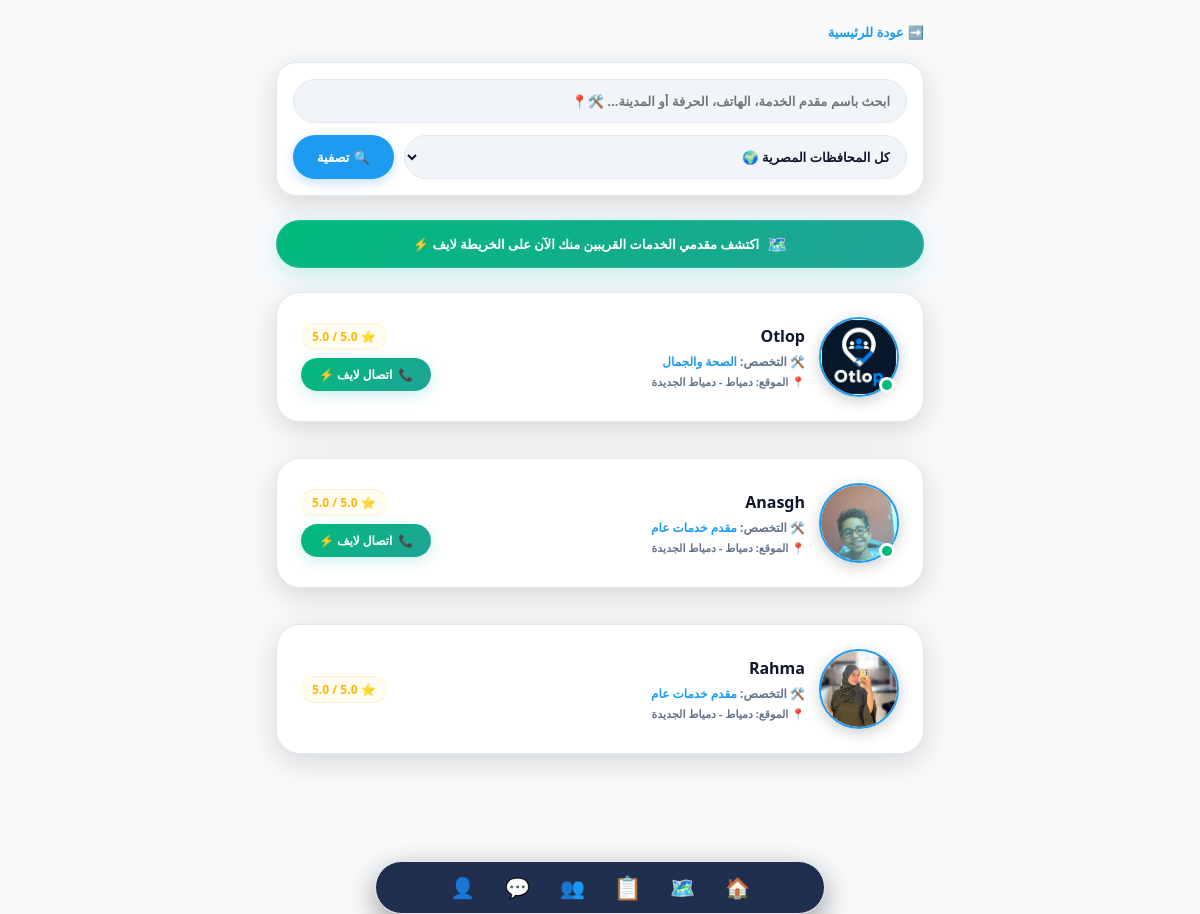
The page /providers/ on the database as committed earlier.
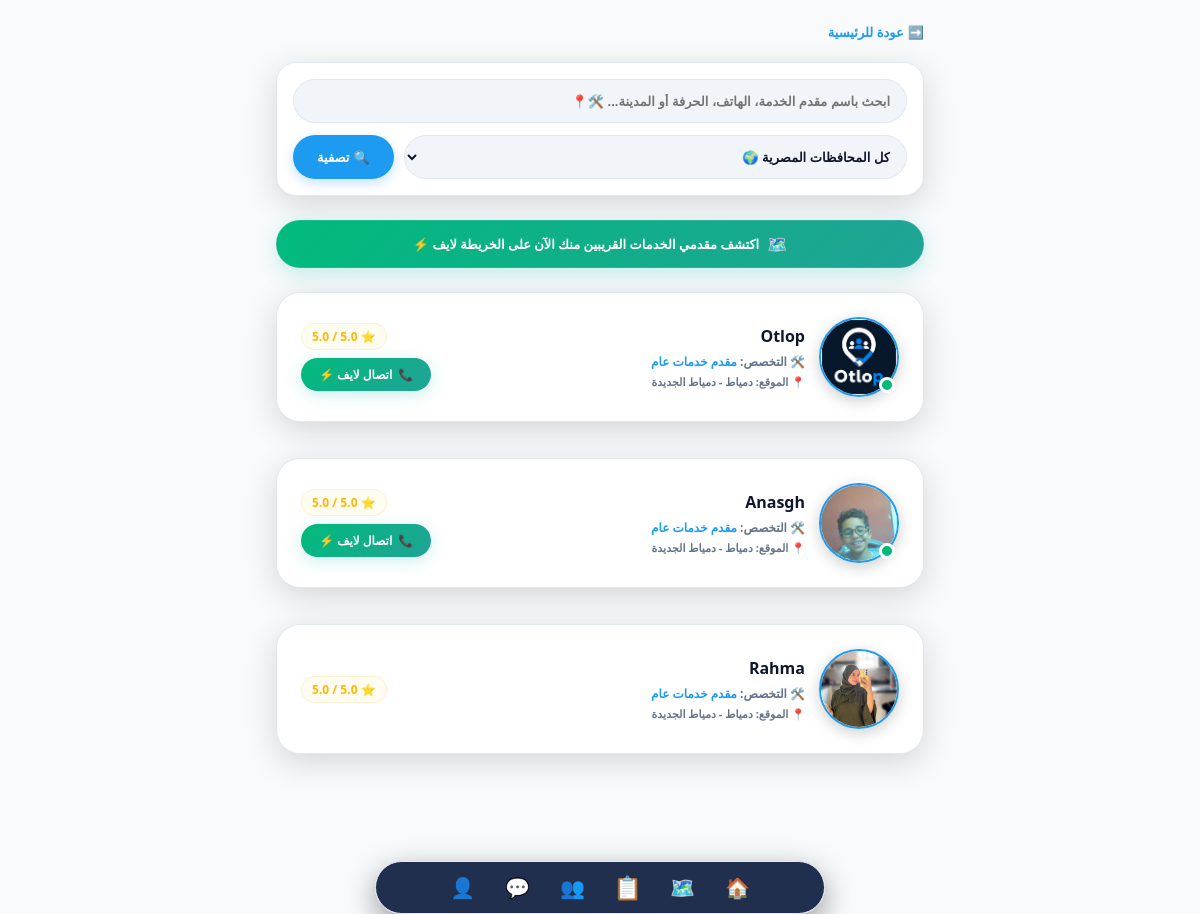
The same page on the database as committed later.
### accounts/models.py (models this page shows, shortened)
class User(AbstractUser):
    USER_TYPE_CHOICES = (
        ('client', 'طالب خدمة'),
        ('provider', 'مقدم خدمة'),
    )
    VERIFICATION_STATUS_CHOICES = (
        ('not_submitted', 'لم يتم تقديم الطلب'),
        ('pending', 'قيد المراجعة والتدقيق'),
        ('verified', 'حساب موثق ومؤكد'),
        ('rejected', 'تم رفض الطلب'),
    )
    phone_number = models.CharField(max_length=15, unique=True, null=True, blank=True, verbose_name="رقم الهاتف")
    user_type = models.CharField(max_length=10, choices=USER_TYPE_CHOICES, default='client', verbose_name="نوع الحساب")
    governorate = models.ForeignKey(Governorate, on_delete=models.SET_NULL, null=True, blank=True, verbose_name="المحافظة")
    city = models.ForeignKey(City, on_delete=models.SET_NULL, null=True, blank=True, verbose_name="المدينة / المركز")
    address_details = models.CharField(max_length=255, blank=True, null=True, verbose_name="تفاصيل العنوان (الشارع / الحي)")
    national_id = models.CharField(max_length=14, blank=True, null=True, verbose_name="الرقم القومي (14 رقم)")
    id_front_image = models.ImageField(upload_to='national_ids/front/', blank=True, null=True, verbose_name="صورة وجه البطاقة")
    id_back_image = models.ImageField(upload_to='national_ids/back/', blank=True, null=True, verbose_name="صورة ظهر البطاقة")
    verification_status = models.CharField(max_length=20, choices=VERIFICATION_STATUS_CHOICES, default='not_submitted', verbose_name="حالة التوثيق")
    category = models.ForeignKey(Category, on_delete=models.SET_NULL, null=True, blank=True, verbose_name="المهنة / التخصص")
    profile_picture = models.ImageField(upload_to='profile_pics/', blank=True, null=True, default='profile_pics/default_user.png', verbose_name="صورة الحساب")
    is_active_now = models.BooleanField(default=False, verbose_name="متاح الآن للعمل")
    latitude = models.FloatField(null=True, blank=True, verbose_name="خط العرض GPS")
    longitude = models.FloatField(null=True, blank=True, verbose_name="خط الطول GPS")
    last_location_update = models.DateTimeField(null=True, blank=True, verbose_name="آخر تحديث للموقع")
    category = models.ForeignKey(
        'Category',
        on_delete=models.SET_NULL,
        null=True,
        blank=True,
        related_name='providers',
        verbose_name="التخصص المهني الرئيسي (للفنيين فقط)"
    )
    interests = models.ManyToManyField(
        'Category',
        blank=True,
        related_name='interested_users',
        verbose_name="الاهتمامات والاحتياجات (لطالبي الخدمة فقط)"
    )
    @property
    def get_average_rating(self):
        ratings = self.received_ratings.all()
        if ratings.exists():
            total_stars = sum(r.stars for r in ratings)
            avg = total_stars / ratings.count()
            return round(avg, 1) # تقريب للرقم مثل 4.5
        return 0.0

class Category(models.Model):
    name_ar = models.CharField(max_length=100, verbose_name="اسم القسم/التخصص بالعربية")
    name_en = models.CharField(max_length=100, verbose_name="اسم القسم/التخصص بالإنجليزية", blank=True, null=True)
    parent = models.ForeignKey(
        'self',
        on_delete=models.CASCADE,
        null=True,
        blank=True,
        related_name='children',
        verbose_name="القسم الأب (اتركه فارغاً ليكون قسماً رئيسياً)"
    )
    icon_emoji = models.CharField(
        max_length=10,
        choices=CATEGORY_EMOJI_CHOICES, # ربط القائمة المنسدلة الذكية
        default="🛠️",
        verbose_name="أيقونة التخصص (إيموجي)"
    )
    created_at = models.DateTimeField(auto_now_add=True)
    class Meta:
        verbose_name = "الالقسم والتخصص"
        verbose_name_plural = "الأقسام والتخصصات"

class Governorate(models.Model):
    name_ar = models.CharField(max_length=100, verbose_name="المحافظة بالكامل (عربي)")
    name_en = models.CharField(max_length=100, verbose_name="المحافظة بالكامل (إنجليزي)")

class City(models.Model):
    governorate = models.ForeignKey(Governorate, on_delete=models.CASCADE, related_name='cities', verbose_name="المحافظة")
    name_ar = models.CharField(max_length=100, verbose_name="المدينة / المركز (عربي)")
    name_en = models.CharField(max_length=100, verbose_name="المدينة / المركز (إنجليزي)")

class Rating(models.Model):
    from_user = models.ForeignKey(User, on_delete=models.CASCADE, related_name='given_ratings')
    to_provider = models.ForeignKey(User, on_delete=models.CASCADE, related_name='received_ratings')
    stars = models.IntegerField(choices=[(i, i) for i in range(1, 6)], verbose_name="عدد النجوم")
    created_at = models.DateTimeField(auto_now_add=True)
    class Meta:
        unique_together = ('from_user', 'to_provider') # منع تكرار التقييم لنفس الشخص

### accounts/views.py (the view)
# urls.py: path('providers/', all_providers_view, name='providers_directory'),
def all_providers_view(request):
    selected_gov = request.GET.get('governorate')
    search_query = request.GET.get('q', '').strip()
    providers = User.objects.filter(user_type='provider')
    if selected_gov:
        providers = providers.filter(governorate_id=selected_gov)
    if search_query:
        providers = providers.filter(
            models.Q(username__icontains=search_query) |
            models.Q(phone_number__icontains=search_query) |
            models.Q(category__name_ar__icontains=search_query)
        ).distinct()
    context = {
        'providers': providers,
        'gov_choices': Governorate.objects.all(),
        'selected_gov': int(selected_gov) if selected_gov else None,
        'search_query': search_query,
    }
    return render(request, 'accounts/providers_directory.html', context)

### accounts/templates/accounts/providers_directory.html (shortened to what this page needs)
<!DOCTYPE html>
<html lang="ar" dir="rtl">
<head>
</head>
<body>
    <div class="main-responsive-container">
        <div style="margin-bottom: 20px; text-align: right; width: 100%;">
            <a href="{% url 'home' %}" style="text-decoration: none; color: var(--accent-blue); font-weight: 800; font-size: 13px; display: inline-flex; align-items: center; gap: 4px; transition: 0.2s;">
                <span>➡️</span> عودة للرئيسية
            </a>
        </div>
        <div class="premium-filter-box">
            <form method="GET" action="/providers/" style="display: flex; flex-direction: column; gap: 12px; width: 100%; margin: 0; padding: 0; direction: rtl;">
                <input type="text" name="q" value="{{ search_query|default:'' }}" class="filter-input-premium" placeholder="ابحث باسم مقدم الخدمة، الهاتف، الحرفة أو المدينة... 🛠️📍">
                <div style="display: flex; gap: 10px; width: 100%; align-items: center;">
                    <select name="governorate" class="filter-input-premium" style="flex: 1; padding: 0 12px; -webkit-appearance: menulist !important; appearance: menulist !important; cursor: pointer;">
                        <option value="">كل المحافظات المصرية 🌍</option>
                    </select>
                    <button type="submit" style="background: var(--accent-blue); color: white !important; border: none; padding: 0 24px; height: 44px; border-radius: 30px; font-weight: bold; font-size: 13px; cursor: pointer; box-shadow: 0 4px 12px rgba(30,136,255,0.25); flex-shrink: 0; display: flex; align-items: center; gap: 4px;">
                        <span>🔍</span> تصفية
                    </button>
                </div>
            </form>
        </div>
        <div style="margin-bottom: 24px; text-align: center; width: 100%;">
            <a href="{% if request.user.is_authenticated %}{% url 'providers_map' %}{% else %}{% url 'login' %}{% endif %}" style="display: inline-flex; align-items: center; justify-content: center; gap: 8px; background: linear-gradient(135deg, var(--neon-cyan), #20a396); color: white !important; text-decoration: none; padding: 12px 24px; border-radius: 30px; font-weight: 800; font-size: 13px; box-shadow: 0 6px 20px rgba(46,196,182,0.25); border: 1px solid rgba(255,255,255,0.1); width: 100%; box-sizing: border-box; transition: 0.2s;">
                <span style="font-size: 16px; animation: status-pulse 2s infinite; display: inline-block;">🗺️</span>
                <span>اكتشف مقدمي الخدمات القريبين منك الآن على الخريطة لايف ⚡</span>
            </a>
        </div>
        <div style="display: flex; flex-direction: column; gap: 16px; width: 100%; box-sizing: border-box;">
            {% for provider in providers %}
                <div class="directory-card">
                    <div style="display: flex; align-items: center; justify-content: space-between; flex-wrap: wrap; gap: 16px; width: 100%; box-sizing: border-box;">
                        <div style="display: flex; align-items: center; gap: 14px;">
                            <a href="{% if request.user.is_authenticated %}{% url 'public_profile' provider.id %}{% else %}{% url 'login' %}{% endif %}" style="text-decoration: none; display: flex; align-items: center; position: relative; flex-shrink: 0;">
                                {% if provider.profile_picture %}
                                    <img src="{{ provider.profile_picture.url }}" class="avatar-directory">
                                {% else %}
                                    <div style="width: 80px; height: 80px; border-radius: 50%; background: var(--input-bg); border: 1px solid var(--border); display: flex; align-items: center; justify-content: center; color: var(--text-muted); font-size: 28px; font-weight: bold;">👤</div>
                                {% endif %}
                                {% if provider.is_active_now %}
                                    <span style="position: absolute; bottom: 4px; right: 4px; width: 16px; height: 16px; background: var(--neon-cyan); border: 3px solid var(--card-bg); border-radius: 50%; animation: status-pulse 2s infinite;"></span>
                                {% endif %}
                            </a>
                            <div style="text-align: right;">
                                <a href="{% if request.user.is_authenticated %}{% url 'public_profile' provider.id %}{% else %}{% url 'login' %}{% endif %}" style="text-decoration: none; color: inherit;">
                                    <h4 style="margin: 0 0 6px 0; font-size: 16px; font-weight: 800; color: var(--text-main);">{{ provider.username }}</h4>
                                </a>
                                <span style="font-size: 12px; color: var(--text-muted); display: block; font-weight: bold; margin-bottom: 4px;">🛠️ التخصص: <span style="color: var(--accent-blue);">{{ provider.category.name_ar|default:"مقدم خدمات عام" }}</span></span>
                                <span style="font-size: 11px; color: var(--text-muted); display: block; font-weight: 600;">📍 الموقع: {{ provider.governorate.name_ar|default:"غير محدد" }} - {{ provider.city.name_ar|default:"غير محدد" }}</span>
                            </div>
                        </div>
                        <div style="display: flex; flex-direction: column; gap: 8px; align-items: flex-end; flex-shrink: 0;">
                            <div style="font-size: 12px; font-weight: bold; color: #ffb703; background: rgba(255,183,3,0.05); padding: 4px 10px; border-radius: 20px; border: 1px solid rgba(255,183,3,0.15);">
                                ⭐ <span>{{ provider.get_average_rating|default:"5.0" }}</span> / 5.0
                            </div>
                            {% if provider.is_active_now %}
                                <a href="{% if request.user.is_authenticated %}{% url 'trigger_voice_call' provider.id %}{% else %}{% url 'login' %}{% endif %}" style="display: inline-flex; align-items: center; gap: 6px; background: linear-gradient(135deg, var(--neon-cyan), #20a396); color: white !important; text-decoration: none; padding: 8px 18px; border-radius: 30px; font-weight: 800; font-size: 12px; box-shadow: 0 4px 15px rgba(46,196,182,0.25);">
                                    <span>📞</span> <span>اتصال لايف ⚡</span>
                                </a>
                            {% endif %}
                        </div>
                    </div>
                </div>
            {% empty %}
                <p style="text-align: center; color: var(--text-muted); padding: 40px; border-radius: 24px; border: 2px dashed var(--border); margin: 0; font-weight: 700; font-size: 13px; background: var(--card-bg);">لا يوجد مقدمي خدمات مسجلين حالياً يطابقون خيارات البحث.</p>
            {% endfor %}
        </div>
    </div>
    <div class="bottom-nav-premium">
        <a href="{% url 'home' %}" class="bottom-nav-link" title="الرئيسية">🏠</a>
        <a href="{% if request.user.is_authenticated %}{% url 'providers_map' %}{% else %}{% url 'login' %}{% endif %}" class="bottom-nav-link" title="الخريطة لايف">🗺️</a>
        <a href="{% if request.user.is_authenticated %}{% url 'providers_directory' %}{% else %}{% url 'login' %}{% endif %}" class="bottom-nav-link active" title="دليل مقدمي الخدمات">📋</a>
        <a href="{% if request.user.is_authenticated %}{% url 'friends_list' %}{% else %}{% url 'login' %}{% endif %}" class="bottom-nav-link" title="الأصدقاء">👥</a>
        {% if request.user.is_authenticated %}
            <a href="{% url 'chat_rooms_list' %}" class="bottom-nav-link" title="المحادثات" style="position: relative; display: inline-flex;">
                💬
                <span id="nav-chat-count" style="position: absolute; top: -5px; right: -8px; background: #ef4444; color: white; border-radius: 50%; width: 15px; height: 15px; font-size: 9px; font-weight: 900; display: none; align-items: center; justify-content: center; border: 1px solid #142444;">0</span>
            </a>
        {% else %}
            <a href="{% url 'login' %}" class="bottom-nav-link" title="المحادثات">💬</a>
        {% endif %}
        <a href="{% if request.user.is_authenticated %}{% url 'profile' %}{% else %}{% url 'login' %}{% endif %}" class="bottom-nav-link" title="حسابي">👤</a>
    </div>
</body>
</html>

### accounts/templates/accounts/providers_directory.html (style rules this page uses)
:root { --bg-main: #0d1b2a; --card-bg: #142444; --accent-blue: #1e88ff; --neon-cyan: #2ec4b6; --text-main: #f8fafc; --text-muted: #94a3b8; --border: rgba(255, 255, 255, 0.08); --input-bg: rgba(255, 255, 255, 0.03); }
[data-theme="light"] { --bg-main: #f8fafc; --card-bg: #ffffff; --accent-blue: #1d9bf0; --neon-cyan: #00ba7c; --text-main: #0f172a; --text-muted: #64748b; --border: #e2e8f0; --input-bg: #f1f5f9; }
* { box-sizing: border-box !important; }
html, body { margin: 0; padding: 0; min-height: 100vh; background-color: var(--bg-main) !important; color: var(--text-main) !important; font-family: system-ui, -apple-system, sans-serif; transition: background-color 0.2s, color 0.2s; }
.main-responsive-container { max-width: 680px; margin: 0 auto !important; padding: 20px 16px 140px 16px; width: 100%; }
.directory-card { background-color: var(--card-bg) !important; padding: 24px; border-radius: 24px; box-shadow: 0 8px 32px rgba(0,0,0,0.15); border: 1px solid var(--border); margin-bottom: 20px; width: 100%; text-align: right; direction: rtl; }
.premium-filter-box { background-color: var(--card-bg) !important; padding: 16px; border-radius: 20px; border: 1px solid var(--border); margin-bottom: 24px; box-shadow: 0 8px 32px rgba(0,0,0,0.15); }
.filter-input-premium { background-color: var(--input-bg) !important; color: var(--text-main) !important; border: 1px solid var(--border); border-radius: 30px; height: 44px; padding: 0 16px; font-size: 13px; font-weight: 600; outline: none; width: 100%; }
.avatar-directory { width: 80px; height: 80px; border-radius: 50%; object-fit: cover; border: 2.5px solid var(--accent-blue); box-shadow: 0 4px 15px rgba(0,0,0,0.2); }
.bottom-nav-premium { position: fixed; bottom: 00px; left: 50%; transform: translateX(-50%); background: rgba(20, 36, 68, 0.95); backdrop-filter: blur(12px); border: 1px solid var(--border); padding: 12px 24px; border-radius: 40px; display: flex; gap: 30px; justify-content: center; align-items: center; z-index: 9999; box-shadow: 0 10px 30px rgba(0,0,0,0.4); width: 90%; max-width: 450px; box-sizing: border-box; }
.bottom-nav-link { color: var(--text-muted); text-decoration: none; font-size: 20px; cursor: pointer; transition: 0.2s; display: flex; align-items: center; justify-content: center; }
.bottom-nav-link:hover, .bottom-nav-link.active { color: var(--accent-blue); transform: scale(1.15); }

Rows that differ between the two databases and show on the page:
changed User "Otlop": category.name_ar "الصحة والجمال" → "مقدم خدمات عام"
